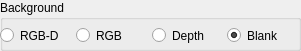
    <widget class="QGroupBox" name="guiGroup_TrackerBackground">
     <property name="geometry">
      <rect>
       <x>670</x>
       <y>460</y>
       <width>301</width>
       <height>51</height>
      </rect>
     </property>
     <property name="minimumSize">
      <size>
       <width>0</width>
       <height>0</height>
      </size>
     </property>
     <property name="maximumSize">
      <size>
       <width>800</width>
       <height>16777215</height>
      </size>
     </property>
     <property name="title">
      <string>Background</string>
     </property>
     <widget class="QWidget" name="horizontalLayoutWidget">
      <property name="geometry">
       <rect>
        <x>0</x>
        <y>20</y>
        <width>297</width>
        <height>31</height>
       </rect>
      </property>
      <layout class="QHBoxLayout" name="horizontalLayout">
       <item>
        <widget class="QRadioButton" name="myRadioButton_Tracker_Background_RGBD">
         <property name="minimumSize">
          <size>
           <width>0</width>
           <height>15</height>
          </size>
         </property>
         <property name="maximumSize">
          <size>
           <width>16777215</width>
           <height>15</height>
          </size>
         </property>
         <property name="toolTip">
          <string>Show the corresponding RGB-D image as background</string>
         </property>
         <property name="text">
          <string>RGB-D</string>
         </property>
         <property name="checked">
          <bool>false</bool>
         </property>
        </widget>
       </item>
       <item>
        <widget class="QRadioButton" name="myRadioButton_Tracker_Background_RGB">
         <property name="minimumSize">
          <size>
           <width>0</width>
           <height>15</height>
          </size>
         </property>
         <property name="maximumSize">
          <size>
           <width>16777215</width>
           <height>15</height>
          </size>
         </property>
         <property name="toolTip">
          <string>Show the corresponding RGB image as background</string>
         </property>
         <property name="text">
          <string>RGB</string>
         </property>
         <property name="checked">
          <bool>false</bool>
         </property>
        </widget>
       </item>
       <item>
        <widget class="QRadioButton" name="myRadioButton_Tracker_Background_DDD">
         <property name="enabled">
          <bool>true</bool>
         </property>
         <property name="minimumSize">
          <size>
           <width>0</width>
           <height>15</height>
          </size>
         </property>
         <property name="maximumSize">
          <size>
           <width>16777215</width>
           <height>15</height>
          </size>
         </property>
         <property name="toolTip">
          <string>Show the corresponding Depth image as background</string>
         </property>
         <property name="text">
          <string>Depth</string>
         </property>
         <property name="checked">
          <bool>false</bool>
         </property>
        </widget>
       </item>
       <item>
        <widget class="QRadioButton" name="myRadioButton_Tracker_Background_Blank">
         <property name="minimumSize">
          <size>
           <width>0</width>
           <height>15</height>
          </size>
         </property>
         <property name="maximumSize">
          <size>
           <width>16777215</width>
           <height>15</height>
          </size>
         </property>
         <property name="toolTip">
          <string>Show a black background</string>
         </property>
         <property name="text">
          <string>Blank</string>
         </property>
         <property name="checked">
          <bool>true</bool>
         </property>
        </widget>
       </item>
      </layout>
     </widget>
    </widget>
